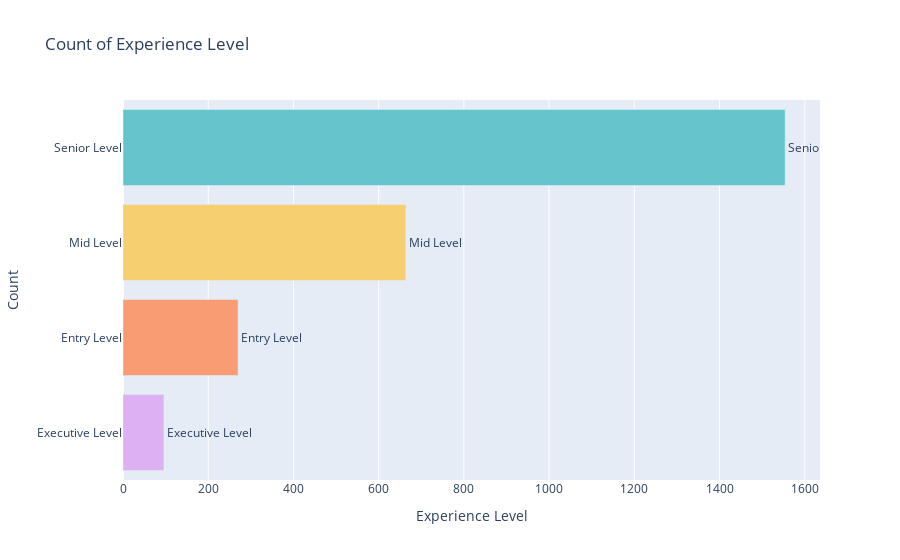
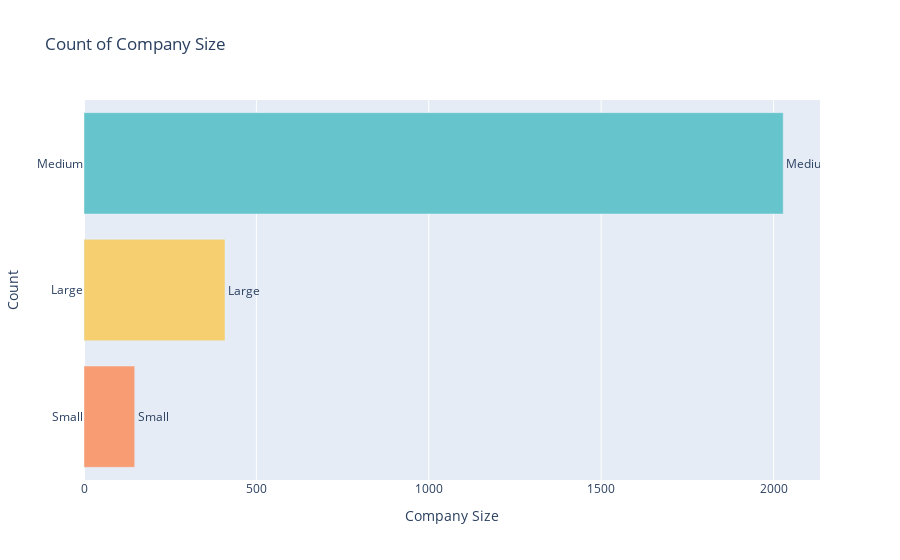
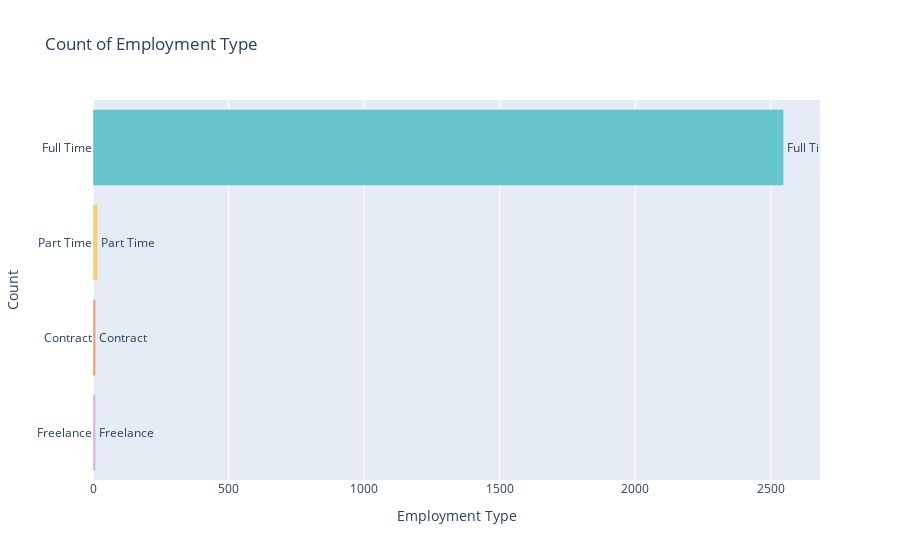

Notebook cell for these charts, in order:
### Markdown cell above
The histogram illustrates the distribution of salaries.

- It is clearly observable that the **majority of salaries fall within the range of approximately 60,000 to 160,000 USD**, indicating that most employees are compensated within this central range.

- The distribution shows **a right (positive) skew**, with a long tail extending beyond 200,000 USD. This suggests that while a few individuals earn significantly higher salaries, such cases are **outliers** and not representative of the majority.

- The **peak frequency** appears around the 120,000 USD mark, highlighting this value as a common salary benchmark within the given dataset.

### 🔎 Insight:
The salary distribution is not symmetric, and the presence of high outliers pulls the mean upward, which implies that **median salary may be a better central tendency indicator** than the mean in this case!

### Code cell
# 2. Count Employees by Category
count_categories = ['experience_level', 'company_size', 'employment_type']

for col in count_categories:
    fig = px.bar(
        data_frame=data[col].value_counts().reset_index(),
        x='count',
        y=col,
        labels={col: col.replace('_', ' ').title()},
        title=f"Count of {col.replace('_', ' ').title()}",
        text=col,
        color=col,  # optional to differentiate bars by color
        color_discrete_sequence=px.colors.qualitative.Pastel
    )
    fig.update_traces(textposition='outside')
    fig.update_layout(
        xaxis_title=col.replace('_', ' ').title(),
        yaxis_title='Count',
        showlegend=False
    )
    fig.show()

### Figure 1 — Plotly figure (JSON) as saved in the notebook; plotly's stock layout.template omitted (floating-point values rounded to 4 significant figures)
{"data": [{"hovertemplate": "Experience Level=%{text}<br>count=%{x}<extra></extra>", "legendgroup": "Senior Level", "marker": {"color": "rgb(102, 197, 204)", "pattern": {"shape": ""}}, "name": "Senior Level", "orientation": "h", "showlegend": true, "text": ["Senior Level"], "textposition": "outside", "type": "bar", "x": [1554], "xaxis": "x", "y": ["Senior Level"], "yaxis": "y"}, {"hovertemplate": "Experience Level=%{text}<br>count=%{x}<extra></extra>", "legendgroup": "Mid Level", "marker": {"color": "rgb(246, 207, 113)", "pattern": {"shape": ""}}, "name": "Mid Level", "orientation": "h", "showlegend": true, "text": ["Mid Level"], "textposition": "outside", "type": "bar", "x": [664], "xaxis": "x", "y": ["Mid Level"], "yaxis": "y"}, {"hovertemplate": "Experience Level=%{text}<br>count=%{x}<extra></extra>", "legendgroup": "Entry Level", "marker": {"color": "rgb(248, 156, 116)", "pattern": {"shape": ""}}, "name": "Entry Level", "orientation": "h", "showlegend": true, "text": ["Entry Level"], "textposition": "outside", "type": "bar", "x": [270], "xaxis": "x", "y": ["Entry Level"], "yaxis": "y"}, {"hovertemplate": "Experience Level=%{text}<br>count=%{x}<extra></extra>", "legendgroup": "Executive Level", "marker": {"color": "rgb(220, 176, 242)", "pattern": {"shape": ""}}, "name": "Executive Level", "orientation": "h", "showlegend": true, "text": ["Executive Level"], "textposition": "outside", "type": "bar", "x": [96], "xaxis": "x", "y": ["Executive Level"], "yaxis": "y"}], "layout": {"barmode": "relative", "legend": {"title": {"text": "Experience Level"}, "tracegroupgap": 0}, "showlegend": false, "title": {"text": "Count of Experience Level"}, "xaxis": {"anchor": "y", "domain": [0, 1], "title": {"text": "Experience Level"}}, "yaxis": {"anchor": "x", "categoryarray": ["Executive Level", "Entry Level", "Mid Level", "Senior Level"], "categoryorder": "array", "domain": [0, 1], "title": {"text": "Count"}}}}

### Figure 2 — Plotly figure (JSON) as saved in the notebook; plotly's stock layout.template omitted (floating-point values rounded to 4 significant figures)
{"data": [{"hovertemplate": "Company Size=%{text}<br>count=%{x}<extra></extra>", "legendgroup": "Medium", "marker": {"color": "rgb(102, 197, 204)", "pattern": {"shape": ""}}, "name": "Medium", "orientation": "h", "showlegend": true, "text": ["Medium"], "textposition": "outside", "type": "bar", "x": [2028], "xaxis": "x", "y": ["Medium"], "yaxis": "y"}, {"hovertemplate": "Company Size=%{text}<br>count=%{x}<extra></extra>", "legendgroup": "Large", "marker": {"color": "rgb(246, 207, 113)", "pattern": {"shape": ""}}, "name": "Large", "orientation": "h", "showlegend": true, "text": ["Large"], "textposition": "outside", "type": "bar", "x": [409], "xaxis": "x", "y": ["Large"], "yaxis": "y"}, {"hovertemplate": "Company Size=%{text}<br>count=%{x}<extra></extra>", "legendgroup": "Small", "marker": {"color": "rgb(248, 156, 116)", "pattern": {"shape": ""}}, "name": "Small", "orientation": "h", "showlegend": true, "text": ["Small"], "textposition": "outside", "type": "bar", "x": [147], "xaxis": "x", "y": ["Small"], "yaxis": "y"}], "layout": {"barmode": "relative", "legend": {"title": {"text": "Company Size"}, "tracegroupgap": 0}, "showlegend": false, "title": {"text": "Count of Company Size"}, "xaxis": {"anchor": "y", "domain": [0, 1], "title": {"text": "Company Size"}}, "yaxis": {"anchor": "x", "categoryarray": ["Small", "Large", "Medium"], "categoryorder": "array", "domain": [0, 1], "title": {"text": "Count"}}}}

### Figure 3 — Plotly figure (JSON) as saved in the notebook; plotly's stock layout.template omitted (floating-point values rounded to 4 significant figures)
{"data": [{"hovertemplate": "Employment Type=%{text}<br>count=%{x}<extra></extra>", "legendgroup": "Full Time", "marker": {"color": "rgb(102, 197, 204)", "pattern": {"shape": ""}}, "name": "Full Time", "orientation": "h", "showlegend": true, "text": ["Full Time"], "textposition": "outside", "type": "bar", "x": [2547], "xaxis": "x", "y": ["Full Time"], "yaxis": "y"}, {"hovertemplate": "Employment Type=%{text}<br>count=%{x}<extra></extra>", "legendgroup": "Part Time", "marker": {"color": "rgb(246, 207, 113)", "pattern": {"shape": ""}}, "name": "Part Time", "orientation": "h", "showlegend": true, "text": ["Part Time"], "textposition": "outside", "type": "bar", "x": [17], "xaxis": "x", "y": ["Part Time"], "yaxis": "y"}, {"hovertemplate": "Employment Type=%{text}<br>count=%{x}<extra></extra>", "legendgroup": "Contract", "marker": {"color": "rgb(248, 156, 116)", "pattern": {"shape": ""}}, "name": "Contract", "orientation": "h", "showlegend": true, "text": ["Contract"], "textposition": "outside", "type": "bar", "x": [10], "xaxis": "x", "y": ["Contract"], "yaxis": "y"}, {"hovertemplate": "Employment Type=%{text}<br>count=%{x}<extra></extra>", "legendgroup": "Freelance", "marker": {"color": "rgb(220, 176, 242)", "pattern": {"shape": ""}}, "name": "Freelance", "orientation": "h", "showlegend": true, "text": ["Freelance"], "textposition": "outside", "type": "bar", "x": [10], "xaxis": "x", "y": ["Freelance"], "yaxis": "y"}], "layout": {"barmode": "relative", "legend": {"title": {"text": "Employment Type"}, "tracegroupgap": 0}, "showlegend": false, "title": {"text": "Count of Employment Type"}, "xaxis": {"anchor": "y", "domain": [0, 1], "title": {"text": "Employment Type"}}, "yaxis": {"anchor": "x", "categoryarray": ["Freelance", "Contract", "Part Time", "Full Time"], "categoryorder": "array", "domain": [0, 1], "title": {"text": "Count"}}}}
